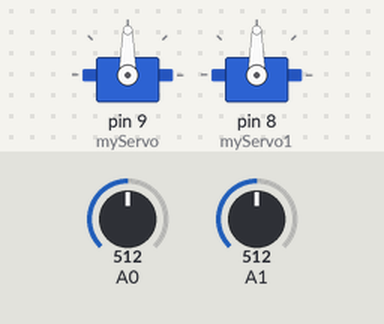
The sketch below on a simulated Arduino Uno, built with avr-gcc and run on an emulated ATmega328P. Shown: 2 × servo. Inputs (shaded band) come from the test bench; at power-on: A0 = 512, A1 = 512.

Above: at 1.2 s.
1.3 s: A0 set to 716
At 1.9 s:
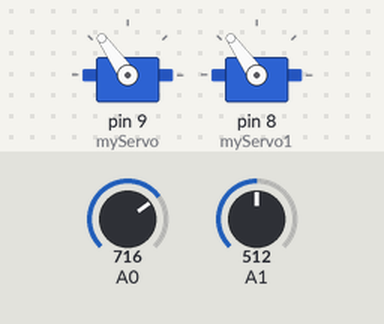
2.8 s: A0 set to 900
At 4.0 s:
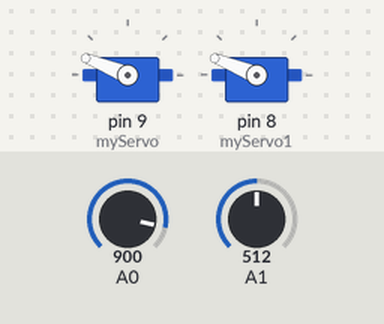
4.3 s: A0 set to 1023
At 5.4 s:
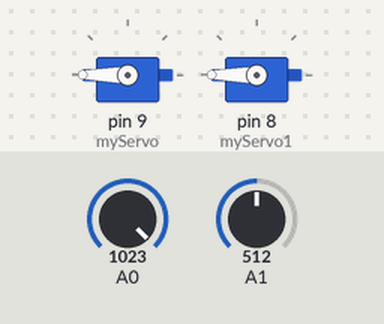
5.8 s: A0 set to 306
At 6.5 s:
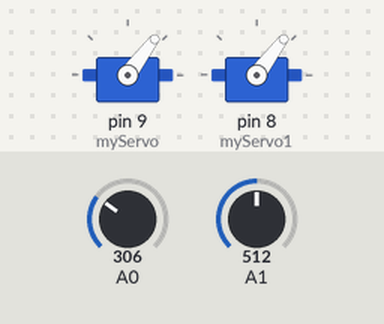
7.3 s: A0 set to 122
At 7.7 s:
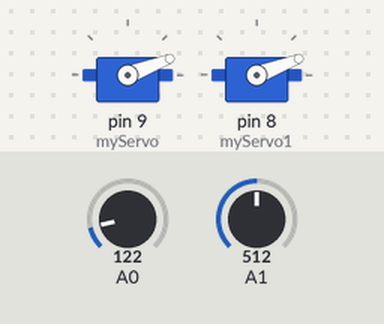
Timing chart, 0 to 9.8 s (numbered marks = the images above; inputs shaded):
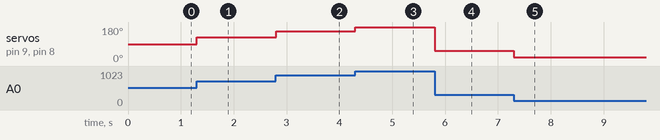

The sketch:

ServoTest.ino
```cpp
#include <Servo.h>

Servo myServo;
Servo myServo1;
void setup() {
  myServo.attach(9);
  myServo1.attach(8);

}

void loop() {
 int sensor = analogRead(A0);
 int sensor1 = analogRead(A1);
 int angle = map(sensor, 0, 1023, 0,180);
 int angle1 = map(sensor1, 0, 1023, 0, 180);
  myServo.write(angle);
  myServo1.write(angle);
}
```

Measured:
- after the input at 1.3 s, servo on pin 9 (myServo), servo on pin 8 (myServo1): 90° → 125° at once
- after the input at 2.8 s, servo on pin 9 (myServo), servo on pin 8 (myServo1): 125° → 158° at once
- after the input at 4.3 s, servo on pin 9 (myServo), servo on pin 8 (myServo1): 158° → 180° at once
- after the input at 5.8 s, servo on pin 9 (myServo), servo on pin 8 (myServo1): 180° → 53° at once
- after the input at 7.3 s, servo on pin 9 (myServo), servo on pin 8 (myServo1): 53° → 21° at once
